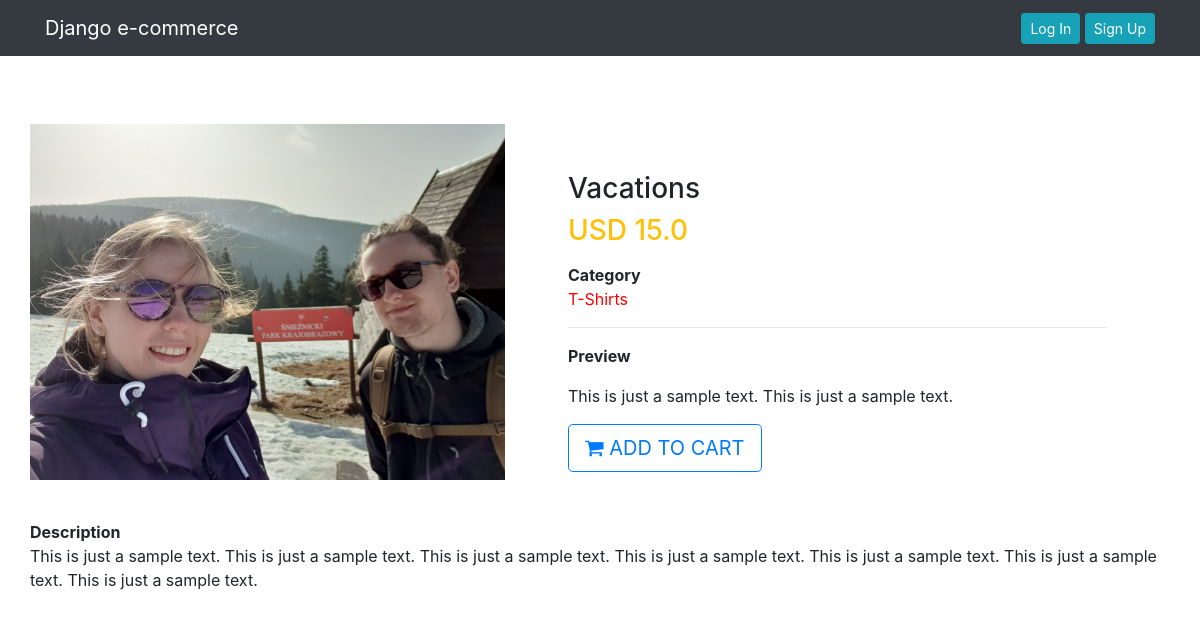
/product/1/, run on the app's committed database.
### Shop_API/models.py (models this page shows, shortened)
class Product(models.Model):
    mainimage = models.ImageField(upload_to = 'Product')
    name = models.CharField(max_length = 255)
    category = models.ForeignKey(
        Category,
        on_delete = models.CASCADE,
        related_name = 'category'
    )
    preview_text = models.TextField(max_length = 200, verbose_name = 'Preview Text')
    details_text = models.TextField(max_length = 1000, verbose_name = 'Description')
    price = models.FloatField()
    old_price = models.FloatField(default = 0.00)
    created_time = models.DateTimeField(auto_now_add = True)
    class Meta:
        ordering = ['-created_time',]

class Category(models.Model):
    title = models.CharField(max_length = 64)
    created_time = models.DateTimeField(auto_now_add = True)
    def __str__(self):
        return self.title
    class Meta:
        verbose_name_plural = 'Categories'

### Shop_API/views.py (the view)
# urls.py: path('product/<pk>/', views.ProductDetail.as_view(), name = 'product_detail'),
class ProductDetail(DetailView):
    model = Product
    template_name = 'Shop_API/product_detail.html'

### templates/Shop_API/product_detail.html
{% extends 'base.html' %}
{% block body_block %}
<div class="containter my-5">
  <div class="">
    <div class="row">
      <aside class="">
        <article class="gallery-wrap">
          <div class="">
            <a href="#"><img src="/media/{{ object.mainimage }}" style="width: 475px;"></a>
          </div>
        </article>
      </aside>
      <aside class="col-sm-7">
        <article class="card-body p-5">
          <h3 class="">{{ object.name }}</h3>
          <p class="">
            <span class="price h3 text-warning">
              <span class="">USD</span>
              <span class="">{{ object.price }}</span>
            </span>
          </p>
          <dl class="item-property">
            <dt>Category</dt>
            <font color="red"> {{ object.category }}</font> <hr>
            <dt>Preview</dt>
            <dd>
              <p>{{ object.preview_text|linebreaks }}</p>
            </dd>
          </dl>
          <a href="#" class="btn btn-lg btn-outline-primary text-uppercase">
            <i class="fa fa-shopping-cart"></i> Add To Cart
          </a>
        </article>
      </aside>
      <dt>Description</dt>
      <p>{{ object.details_text|linebreaks }}</p>
    </div>
  </div>
</div>
{% endblock %}

### data on the page
Product: mainimage (picture), name "Vacations", price "15.0", category "T-Shirts", preview_text "This is just a sample text. This is just a sample text.", details_text "This is just a sample text. This is just a sample text. This is just a sample text. This is just a sample text. This is just a sample text. This is just a sample text. This is just a sample text."
